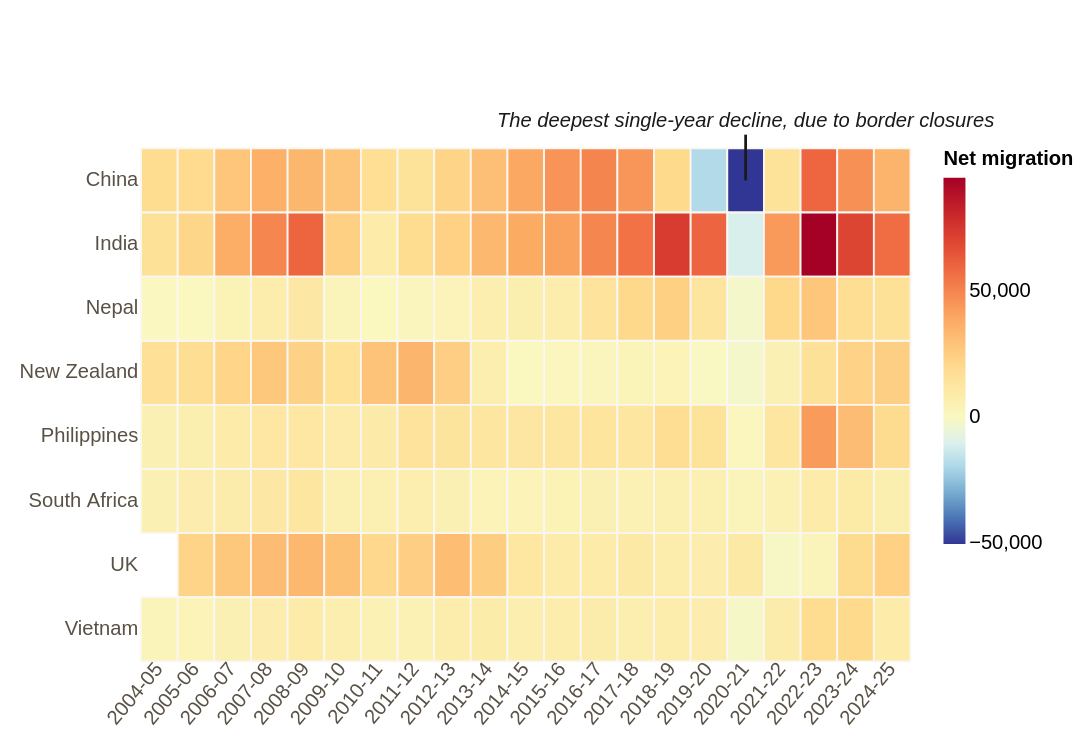

Write the Vega-Lite specification saved for this chart.
### Vega-Lite specification from a JSON file in a GitHub repository (floating-point values rounded to 4 significant figures; data arrays with more than 128 entries replaced by an {"elided": "..."} marker saying what was removed)
{"$schema": "https://vega.github.io/schema/vega-lite/v5.json", "description": "Heatmap of net overseas migration for the top 8 source countries, 2004-05 to 2024-25.", "width": "container", "height": 280, "background": "transparent", "padding": {"left": 10, "right": 10, "top": 60, "bottom": 10}, "config": {"view": {"stroke": null}, "axis": {"labelFont": "Inter Tight, sans-serif", "titleFont": "Inter Tight, sans-serif", "labelFontSize": 11, "titleFontSize": 12, "labelColor": "#5a5145", "titleColor": "#2a2a2a", "grid": false, "domain": false, "ticks": false}, "legend": {"labelFont": "Inter Tight, sans-serif", "titleFont": "Inter Tight, sans-serif", "labelFontSize": 11, "titleFontSize": 11, "orient": "right", "gradientThickness": 12, "gradientLength": 200}, "font": "Inter Tight, sans-serif"}, "data": {"values": {"elided": "167 records"}}, "transform": [{"calculate": "datum.year + '-' + slice(toString(datum.year + 1), 2, 4)", "as": "fy"}], "encoding": {"x": {"field": "year", "type": "ordinal", "axis": {"title": null, "labelExpr": "datum.value + '-' + slice(toString(datum.value + 1), 2, 4)", "labelAngle": -50, "orient": "bottom"}}, "y": {"field": "country", "type": "nominal", "sort": {"op": "sum", "field": "value", "order": "descending"}, "axis": {"title": null}}}, "layer": [{"mark": {"type": "rect", "strokeWidth": 1, "stroke": "#faf7f2"}, "encoding": {"color": {"field": "value", "type": "quantitative", "scale": {"scheme": "redyellowblue", "reverse": true, "domainMid": 0}, "legend": {"title": "Net migration"}}, "tooltip": [{"field": "country", "type": "nominal", "title": "Country"}, {"field": "fy", "type": "nominal", "title": "Year"}, {"field": "value", "type": "quantitative", "title": "Net migration", "format": ","}]}}, {"data": {"values": [{"year": 2020, "country": "China"}]}, "mark": {"type": "rule", "color": "#1a1a1a", "strokeWidth": 1.5, "yOffset": -25}, "encoding": {"x": {"field": "year", "type": "ordinal"}, "y": {"field": "country", "type": "nominal"}, "y2": {"datum": "China"}}}, {"data": {"values": [{"year": 2020, "country": "China", "label": "The deepest single-year decline, due to border closures"}]}, "mark": {"type": "text", "fontStyle": "italic", "fontSize": 11, "color": "#1a1a1a", "dy": -32, "fontWeight": 500, "align": "center"}, "encoding": {"x": {"field": "year", "type": "ordinal"}, "y": {"field": "country", "type": "nominal"}, "text": {"field": "label"}}}]}
